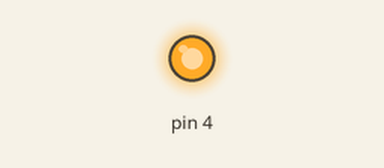
Bench run of a sketch on a simulated Arduino Uno, built with avr-gcc and run on an emulated ATmega328P. On the bench: output pins drawn as LEDs (lit = HIGH). No radio packets arrive unless stated; what the sketch prints to the serial monitor is not drawn.

Above: at 0.1 s.
Timing chart, 0 to 1.6 s (numbered marks = the images above):
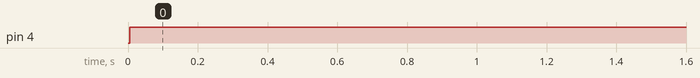

Measured:
- by itself, pin 4: LOW → HIGH at 0.01 s

The sketch:

NRFTx.ino
```cpp
/*
  Arduino Wireless Communication Tutorial
      Example 1 - Transmitter Code

  by Dejan Nedelkovski, www.HowToMechatronics.com

  Library: TMRh20/RF24, https://github.com/tmrh20/RF24/
*/

#include <SPI.h>
#include <nRF24L01.h>
#include <RF24.h>

RF24 radio(8, 9); // CE, CSN

const byte address[6] = "00001";

void setup() {
  pinMode(4, OUTPUT);
  radio.begin();
  radio.openWritingPipe(address);
  radio.setPALevel(RF24_PA_MIN);
  radio.stopListening();
  Serial.begin(9600);
}

void loop() {
  digitalWrite(4,HIGH);
  const char text[] = "Hello World";
  radio.write(&text, sizeof(text));
  Serial.println(text);
  delay(1000);
}
```
